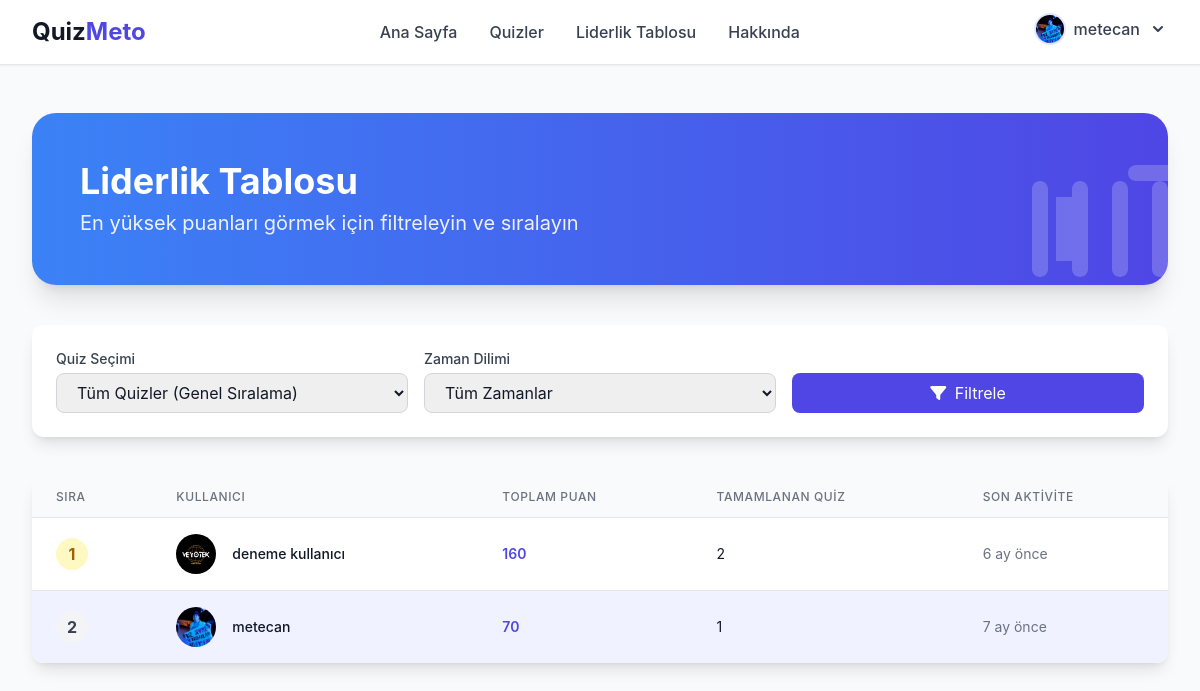
/leaderboard.php (signed in), run on the app's committed database.
### tables this page shows
CREATE TABLE `users` (
  `id` int(11) NOT NULL,
  `username` varchar(50) NOT NULL,
  `email` varchar(100) NOT NULL,
  `password` varchar(255) NOT NULL,
  `profile_image` varchar(255) DEFAULT NULL,
  `role` enum('user','admin') DEFAULT 'user',
  `created_at` timestamp NOT NULL DEFAULT current_timestamp()
);

### includes/functions.php (called while the page is built, shortened)
<?php
function format_time_ago($datetime) {
    $time = strtotime($datetime);
    $now = time();
    $diff = $now - $time;
    if ($diff < 60) {
        return $diff . " saniye önce";
    } elseif ($diff < 3600) {
        return floor($diff / 60) . " dakika önce";
    } elseif ($diff < 86400) {
        return floor($diff / 3600) . " saat önce";
    } elseif ($diff < 604800) {
        return floor($diff / 86400) . " gün önce";
    } elseif ($diff < 2592000) {
        return floor($diff / 604800) . " hafta önce";
    } elseif ($diff < 31536000) {
        return floor($diff / 2592000) . " ay önce";
    } else {
        return floor($diff / 31536000) . " yıl önce";
    }
}
?>

### leaderboard.php (the view, shortened to what this page needs)
<?php
require_once 'config/db.php';
require_once 'includes/functions.php';
$quiz_filter = isset($_GET['quiz_id']) ? (int)$_GET['quiz_id'] : 0;
$time_filter = isset($_GET['time']) ? sanitize_input($_GET['time']) : 'all';
$page = isset($_GET['page']) ? (int)$_GET['page'] : 1;
$per_page = 20;
$offset = ($page - 1) * $per_page;
$date_filter = '';
$params = [];
if ($quiz_filter > 0) {
    $stmt = $pdo->prepare("SELECT * FROM quizzes WHERE id = ?");
    $stmt->execute([$quiz_filter]);
    $quiz = $stmt->fetch();
    if (!$quiz) {
        $quiz_filter = 0;
    }
    $count_sql = "SELECT COUNT(*) FROM user_scores us WHERE us.quiz_id = ? $date_filter";
    $count_stmt = $pdo->prepare($count_sql);
    $count_params = [$quiz_filter];
    if (!empty($date_filter)) {
        $count_params = array_merge($count_params, $params);
    }
    $count_stmt->execute($count_params);
    $total_scores = $count_stmt->fetchColumn();
    $sql = "SELECT us.*, u.username, u.profile_image, q.title as quiz_title
            FROM user_scores us
            JOIN users u ON us.user_id = u.id
            JOIN quizzes q ON us.quiz_id = q.id
            WHERE us.quiz_id = ? $date_filter
            ORDER BY us.score DESC, us.completion_time ASC
            LIMIT $offset, $per_page";
    $stmt = $pdo->prepare($sql);
    $sql_params = [$quiz_filter];
    if (!empty($date_filter)) {
        $sql_params = array_merge($sql_params, $params);
    }
    $stmt->execute($sql_params);
    $scores = $stmt->fetchAll();
} else {
    $sql = "SELECT u.id, u.username, u.profile_image,
                  SUM(us.score) as total_score,
                  COUNT(DISTINCT us.quiz_id) as quizzes_completed,
                  MAX(us.completed_at) as last_activity
           FROM users u
           JOIN user_scores us ON u.id = us.user_id
           WHERE 1=1 $date_filter
           GROUP BY u.id
           ORDER BY total_score DESC, quizzes_completed DESC
           LIMIT $offset, $per_page";
    $stmt = $pdo->prepare($sql);
    $stmt->execute($params);
    $scores = $stmt->fetchAll();
}
include 'includes/header.php';
?>
<div class="max-w-7xl mx-auto px-4 sm:px-6 lg:px-8 py-12">
    <div class="bg-gradient-to-r from-blue-500 to-indigo-600 rounded-3xl p-8 md:p-12 mb-10 text-white relative overflow-hidden shadow-xl">
        <div class="relative z-10">
            <h1 class="text-3xl md:text-4xl font-bold mb-2">Liderlik Tablosu</h1>
            <p class="text-xl opacity-90 max-w-2xl">En yüksek puanları görmek için filtreleyin ve sıralayın</p>
        </div>
        <div class="absolute -right-10 -bottom-10 opacity-20">
        </div>
    </div>
    <div class="mb-10">
        <form action="leaderboard.php" method="get" class="bg-white p-6 rounded-xl shadow-lg">
            <div class="grid grid-cols-1 md:grid-cols-3 gap-4">
                <div>
                    <label for="quiz-filter" class="block text-sm font-medium text-gray-700 mb-1">Quiz Seçimi</label>
                    <select name="quiz_id" id="quiz-filter"
                            class="w-full px-4 py-2 border border-gray-300 rounded-lg focus:ring-2 focus:ring-primary-500 focus:border-primary-500">
                        <option value="0" <?php echo $quiz_filter === 0 ? 'selected' : ''; ?>>Tüm Quizler (Genel Sıralama)</option>
                    </select>
                </div>
                <div>
                    <label for="time-filter" class="block text-sm font-medium text-gray-700 mb-1">Zaman Dilimi</label>
                    <select name="time" id="time-filter"
                            class="w-full px-4 py-2 border border-gray-300 rounded-lg focus:ring-2 focus:ring-primary-500 focus:border-primary-500">
                        <option value="all" <?php echo $time_filter === 'all' ? 'selected' : ''; ?>>Tüm Zamanlar</option>
                    </select>
                </div>
                <div class="self-end">
                    <button type="submit" class="w-full px-4 py-2 bg-primary-600 text-white rounded-lg hover:bg-primary-700 transition-colors">
                        <i class="fas fa-filter mr-1"></i> Filtrele
                    </button>
                </div>
            </div>
        </form>
    </div>
    <?php if (empty($scores)): ?>
        <div class="bg-white rounded-xl p-10 shadow-lg text-center">
            <div class="text-gray-400 mb-4">
                <i class="fas fa-trophy text-8xl opacity-50"></i>
            </div>
            <h3 class="text-xl font-bold text-gray-900 mb-2">Hiç skor bulunamadı</h3>
            <p class="text-gray-600 mb-6">Seçtiğiniz kriterlere uygun hiç skor kaydı bulunmuyor. Lütfen filtrelerinizi değiştirin veya daha sonra tekrar deneyin.</p>
            <a href="leaderboard.php" class="px-6 py-2 bg-primary-600 text-white rounded-lg hover:bg-primary-700 transition-colors">
                Tüm Sıralamayı Göster
            </a>
        </div>
    <?php else: ?>
        <div class="bg-white rounded-xl shadow-lg overflow-hidden">
            <div class="overflow-x-auto">
                <table class="min-w-full divide-y divide-gray-200">
                    <thead class="bg-gray-50">
                        <tr>
                            <th scope="col" class="px-6 py-3 text-left text-xs font-medium text-gray-500 uppercase tracking-wider">Sıra</th>
                            <th scope="col" class="px-6 py-3 text-left text-xs font-medium text-gray-500 uppercase tracking-wider">Kullanıcı</th>
                            <?php if ($quiz_filter > 0): ?>
                                <th scope="col" class="px-6 py-3 text-left text-xs font-medium text-gray-500 uppercase tracking-wider">Puan</th>
                                <th scope="col" class="px-6 py-3 text-left text-xs font-medium text-gray-500 uppercase tracking-wider">Tamamlama Süresi</th>
                                <th scope="col" class="px-6 py-3 text-left text-xs font-medium text-gray-500 uppercase tracking-wider">Tamamlama Tarihi</th>
                            <?php else: ?>
                                <th scope="col" class="px-6 py-3 text-left text-xs font-medium text-gray-500 uppercase tracking-wider">Toplam Puan</th>
                                <th scope="col" class="px-6 py-3 text-left text-xs font-medium text-gray-500 uppercase tracking-wider">Tamamlanan Quiz</th>
                                <th scope="col" class="px-6 py-3 text-left text-xs font-medium text-gray-500 uppercase tracking-wider">Son Aktivite</th>
                            <?php endif; ?>
                        </tr>
                    </thead>
                    <tbody class="bg-white divide-y divide-gray-200">
                        <?php foreach ($scores as $index => $score): ?>
                            <tr class="<?php echo isset($_SESSION['user_id']) && $_SESSION['user_id'] == $score['id'] ? 'bg-primary-50' : 'hover:bg-gray-50'; ?> transition-colors">
                                <td class="px-6 py-4 whitespace-nowrap">
                                    <div class="flex items-center">
                                        <?php if ($index < 3): ?>
                                            <div class="flex-shrink-0 h-8 w-8 rounded-full flex items-center justify-center
                                                        <?php echo $index == 0 ? 'bg-yellow-100 text-yellow-700' :
                                                                ($index == 1 ? 'bg-gray-100 text-gray-700' :
                                                                'bg-orange-100 text-orange-700'); ?> font-bold">
                                                <?php echo $offset + $index + 1; ?>
                                            </div>
                                        <?php else: ?>
                                            <span class="text-gray-500 font-medium"><?php echo $offset + $index + 1; ?></span>
                                        <?php endif; ?>
                                    </div>
                                </td>
                                <td class="px-6 py-4 whitespace-nowrap">
                                    <div class="flex items-center">
                                        <div class="flex-shrink-0 h-10 w-10">
                                            <img class="h-10 w-10 rounded-full object-cover"
                                                src="<?php echo !empty($score['profile_image']) ? $score['profile_image'] : 'assets/images/default-avatar.png'; ?>"
                                                alt="Profile">
                                        </div>
                                        <div class="ml-4">
                                            <div class="text-sm font-medium text-gray-900"><?php echo htmlspecialchars($score['username']); ?></div>
                                        </div>
                                    </div>
                                </td>
                                <?php if ($quiz_filter > 0): ?>
                                    <td class="px-6 py-4 whitespace-nowrap">
                                        <div class="text-sm font-semibold text-primary-600"><?php echo $score['score']; ?></div>
                                    </td>
                                    <td class="px-6 py-4 whitespace-nowrap">
                                        <div class="text-sm text-gray-900"><?php echo format_time($score['completion_time']); ?></div>
                                    </td>
                                    <td class="px-6 py-4 whitespace-nowrap">
                                        <div class="text-sm text-gray-500"><?php echo date('d.m.Y H:i', strtotime($score['completed_at'])); ?></div>
                                    </td>
                                <?php else: ?>
                                    <td class="px-6 py-4 whitespace-nowrap">
                                        <div class="text-sm font-semibold text-primary-600"><?php echo $score['total_score']; ?></div>
                                    </td>
                                    <td class="px-6 py-4 whitespace-nowrap">
                                        <div class="text-sm text-gray-900"><?php echo $score['quizzes_completed']; ?></div>
                                    </td>
                                    <td class="px-6 py-4 whitespace-nowrap">
                                        <div class="text-sm text-gray-500"><?php echo format_time_ago($score['last_activity']); ?></div>
                                    </td>
                                <?php endif; ?>
                            </tr>
                        <?php endforeach; ?>
                    </tbody>
                </table>
            </div>
        </div>
    <?php endif; ?>
</div>
<?php include 'includes/footer.php'; ?>

### data on the page
users: index "1", profile_image (picture), username "deneme kullanıcı", total_score "160", quizzes_completed "2", last_activity "6 ay önce"
users: index "2", profile_image (picture), username "metecan", total_score "70", quizzes_completed "1", last_activity "7 ay önce"

### other printed values
$_SESSION['username'] "metecan"
